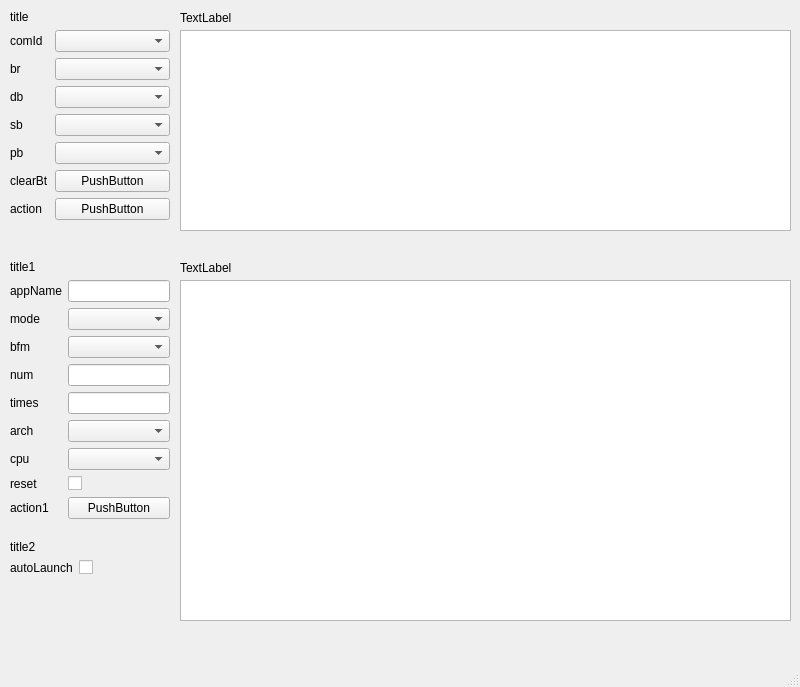
<?xml version="1.0" encoding="UTF-8"?>
<ui version="4.0">
 <class>MainWindow</class>
 <widget class="QMainWindow" name="MainWindow">
  <property name="geometry">
   <rect>
    <x>0</x>
    <y>0</y>
    <width>800</width>
    <height>687</height>
   </rect>
  </property>
  <property name="windowTitle">
   <string>MainWindow</string>
  </property>
  <widget class="QWidget" name="root">
   <property name="minimumSize">
    <size>
     <width>0</width>
     <height>0</height>
    </size>
   </property>
   <property name="autoFillBackground">
    <bool>false</bool>
   </property>
   <widget class="QWidget" name="formLayoutWidget">
    <property name="geometry">
     <rect>
      <x>10</x>
      <y>10</y>
      <width>160</width>
      <height>233</height>
     </rect>
    </property>
    <layout class="QFormLayout" name="comLayout">
     <item row="1" column="0">
      <widget class="QLabel" name="comIdLabel">
       <property name="text">
        <string>comId</string>
       </property>
      </widget>
     </item>
     <item row="1" column="1">
      <widget class="QComboBox" name="comIdComboBox"/>
     </item>
     <item row="2" column="0">
      <widget class="QLabel" name="brLabel">
       <property name="text">
        <string>br</string>
       </property>
      </widget>
     </item>
     <item row="2" column="1">
      <widget class="QComboBox" name="brComboBox"/>
     </item>
     <item row="3" column="0">
      <widget class="QLabel" name="dbLabel">
       <property name="text">
        <string>db</string>
       </property>
      </widget>
     </item>
     <item row="3" column="1">
      <widget class="QComboBox" name="dbComboBox"/>
     </item>
     <item row="4" column="0">
      <widget class="QLabel" name="sbLabel">
       <property name="text">
        <string>sb</string>
       </property>
      </widget>
     </item>
     <item row="4" column="1">
      <widget class="QComboBox" name="sbComboBox"/>
     </item>
     <item row="5" column="0">
      <widget class="QLabel" name="pbLabel">
       <property name="text">
        <string>pb</string>
       </property>
      </widget>
     </item>
     <item row="5" column="1">
      <widget class="QComboBox" name="pbComboBox"/>
     </item>
     <item row="7" column="0">
      <widget class="QLabel" name="actionLabel">
       <property name="text">
        <string>action</string>
       </property>
      </widget>
     </item>
     <item row="0" column="0">
      <widget class="QLabel" name="titleLabel">
       <property name="text">
        <string>title</string>
       </property>
      </widget>
     </item>
     <item row="0" column="1">
      <widget class="QWidget" name="titleWidget" native="true"/>
     </item>
     <item row="6" column="0">
      <widget class="QLabel" name="clearBtLabel">
       <property name="text">
        <string>clearBt</string>
       </property>
      </widget>
     </item>
     <item row="6" column="1">
      <widget class="QPushButton" name="clearButton">
       <property name="text">
        <string>PushButton</string>
       </property>
      </widget>
     </item>
     <item row="7" column="1">
      <widget class="QPushButton" name="actionButton">
       <property name="text">
        <string>PushButton</string>
       </property>
      </widget>
     </item>
    </layout>
   </widget>
   <widget class="QTextEdit" name="uartText">
    <property name="geometry">
     <rect>
      <x>180</x>
      <y>30</y>
      <width>611</width>
      <height>201</height>
     </rect>
    </property>
   </widget>
   <widget class="QLabel" name="uartTextLabel">
    <property name="geometry">
     <rect>
      <x>180</x>
      <y>10</y>
      <width>57</width>
      <height>15</height>
     </rect>
    </property>
    <property name="text">
     <string>TextLabel</string>
    </property>
   </widget>
   <widget class="QWidget" name="formLayoutWidget_2">
    <property name="geometry">
     <rect>
      <x>10</x>
      <y>260</y>
      <width>160</width>
      <height>270</height>
     </rect>
    </property>
    <layout class="QFormLayout" name="formLayout">
     <item row="0" column="0">
      <widget class="QLabel" name="title1Label">
       <property name="text">
        <string>title1</string>
       </property>
      </widget>
     </item>
     <item row="0" column="1">
      <widget class="QWidget" name="title1Widget" native="true"/>
     </item>
     <item row="2" column="0">
      <widget class="QLabel" name="modeLabel">
       <property name="text">
        <string>mode</string>
       </property>
      </widget>
     </item>
     <item row="2" column="1">
      <widget class="QComboBox" name="modeComboBox"/>
     </item>
     <item row="3" column="0">
      <widget class="QLabel" name="bfmLabel">
       <property name="text">
        <string>bfm</string>
       </property>
      </widget>
     </item>
     <item row="3" column="1">
      <widget class="QComboBox" name="bfmComboBox"/>
     </item>
     <item row="4" column="0">
      <widget class="QLabel" name="numLabel">
       <property name="text">
        <string>num</string>
       </property>
      </widget>
     </item>
     <item row="4" column="1">
      <widget class="QLineEdit" name="numLineEdit"/>
     </item>
     <item row="5" column="0">
      <widget class="QLabel" name="timesLabel">
       <property name="text">
        <string>times</string>
       </property>
      </widget>
     </item>
     <item row="5" column="1">
      <widget class="QLineEdit" name="timesLineEdit"/>
     </item>
     <item row="6" column="0">
      <widget class="QLabel" name="archLabel">
       <property name="text">
        <string>arch</string>
       </property>
      </widget>
     </item>
     <item row="6" column="1">
      <widget class="QComboBox" name="archComboBox"/>
     </item>
     <item row="8" column="0">
      <widget class="QLabel" name="resetLabel">
       <property name="text">
        <string>reset</string>
       </property>
      </widget>
     </item>
     <item row="8" column="1">
      <widget class="QCheckBox" name="resetCheckBox"/>
     </item>
     <item row="9" column="0">
      <widget class="QLabel" name="action1Label">
       <property name="text">
        <string>action1</string>
       </property>
      </widget>
     </item>
     <item row="1" column="0">
      <widget class="QLabel" name="appLabel">
       <property name="text">
        <string>appName</string>
       </property>
      </widget>
     </item>
     <item row="1" column="1">
      <widget class="QLineEdit" name="appLineEdit"/>
     </item>
     <item row="9" column="1">
      <widget class="QPushButton" name="action1Button">
       <property name="text">
        <string>PushButton</string>
       </property>
      </widget>
     </item>
     <item row="7" column="0">
      <widget class="QLabel" name="cpuLabel">
       <property name="text">
        <string>cpu</string>
       </property>
      </widget>
     </item>
     <item row="7" column="1">
      <widget class="QComboBox" name="cpuComboBox"/>
     </item>
    </layout>
   </widget>
   <widget class="QLabel" name="injTextLabel">
    <property name="geometry">
     <rect>
      <x>180</x>
      <y>260</y>
      <width>57</width>
      <height>15</height>
     </rect>
    </property>
    <property name="text">
     <string>TextLabel</string>
    </property>
   </widget>
   <widget class="QTextEdit" name="injText">
    <property name="geometry">
     <rect>
      <x>180</x>
      <y>280</y>
      <width>611</width>
      <height>341</height>
     </rect>
    </property>
   </widget>
   <widget class="QWidget" name="formLayoutWidget_3">
    <property name="geometry">
     <rect>
      <x>10</x>
      <y>540</y>
      <width>160</width>
      <height>80</height>
     </rect>
    </property>
    <layout class="QFormLayout" name="formLayout_3">
     <item row="0" column="0">
      <widget class="QLabel" name="title2Label">
       <property name="text">
        <string>title2</string>
       </property>
      </widget>
     </item>
     <item row="0" column="1">
      <widget class="QWidget" name="title2Widget" native="true"/>
     </item>
     <item row="1" column="0">
      <widget class="QLabel" name="autoLaunchLabel">
       <property name="text">
        <string>autoLaunch</string>
       </property>
      </widget>
     </item>
     <item row="1" column="1">
      <widget class="QCheckBox" name="autoLaunchCheckBox"/>
     </item>
    </layout>
   </widget>
  </widget>
  <widget class="QStatusBar" name="statusbar">
   <property name="enabled">
    <bool>true</bool>
   </property>
   <property name="sizeGripEnabled">
    <bool>true</bool>
   </property>
  </widget>
  <widget class="QMenuBar" name="menubar">
   <property name="geometry">
    <rect>
     <x>0</x>
     <y>0</y>
     <width>800</width>
     <height>20</height>
    </rect>
   </property>
  </widget>
 </widget>
 <resources/>
 <connections/>
</ui>
